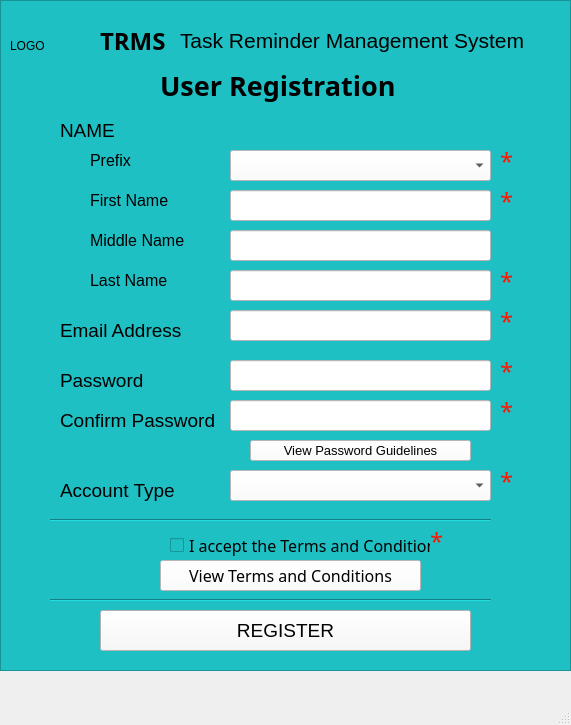
<?xml version="1.0" encoding="UTF-8"?>
<ui version="4.0">
 <class>UserRegistrationWindow</class>
 <widget class="QMainWindow" name="UserRegistrationWindow">
  <property name="geometry">
   <rect>
    <x>0</x>
    <y>0</y>
    <width>571</width>
    <height>725</height>
   </rect>
  </property>
  <property name="font">
   <font>
    <family>Microsoft Sans Serif</family>
    <pointsize>16</pointsize>
   </font>
  </property>
  <property name="windowTitle">
   <string>TRMS - User Registration</string>
  </property>
  <property name="windowIcon">
   <iconset resource="assets.qrc">
    <normaloff>:/images/TRMS-Logo-Without-Text.ico</normaloff>:/images/TRMS-Logo-Without-Text.ico</iconset>
  </property>
  <property name="autoFillBackground">
   <bool>false</bool>
  </property>
  <property name="styleSheet">
   <string notr="true"/>
  </property>
  <widget class="QWidget" name="centralwidget">
   <widget class="QFrame" name="frame">
    <property name="geometry">
     <rect>
      <x>0</x>
      <y>0</y>
      <width>571</width>
      <height>671</height>
     </rect>
    </property>
    <property name="styleSheet">
     <string notr="true">background-color: rgb(31, 192, 196);</string>
    </property>
    <property name="frameShape">
     <enum>QFrame::StyledPanel</enum>
    </property>
    <property name="frameShadow">
     <enum>QFrame::Raised</enum>
    </property>
    <widget class="QLabel" name="emailAddress_label">
     <property name="geometry">
      <rect>
       <x>60</x>
       <y>320</y>
       <width>121</width>
       <height>21</height>
      </rect>
     </property>
     <property name="font">
      <font>
       <family>Segoe UI</family>
       <pointsize>14</pointsize>
       <weight>50</weight>
       <bold>false</bold>
      </font>
     </property>
     <property name="text">
      <string>Email Address</string>
     </property>
    </widget>
    <widget class="QPushButton" name="viewPasswordGuidelines_pushButton">
     <property name="geometry">
      <rect>
       <x>250</x>
       <y>440</y>
       <width>221</width>
       <height>21</height>
      </rect>
     </property>
     <property name="font">
      <font>
       <family>Nirmala UI</family>
       <pointsize>10</pointsize>
      </font>
     </property>
     <property name="styleSheet">
      <string notr="true">background-color: rgb(255, 255, 255);</string>
     </property>
     <property name="text">
      <string>View Password Guidelines</string>
     </property>
    </widget>
    <widget class="QLabel" name="emailAddress_label_2">
     <property name="geometry">
      <rect>
       <x>90</x>
       <y>190</y>
       <width>121</width>
       <height>21</height>
      </rect>
     </property>
     <property name="font">
      <font>
       <family>Segoe UI</family>
       <pointsize>12</pointsize>
      </font>
     </property>
     <property name="text">
      <string>First Name</string>
     </property>
    </widget>
    <widget class="QLineEdit" name="confirmPassword_lineEdit">
     <property name="geometry">
      <rect>
       <x>230</x>
       <y>400</y>
       <width>261</width>
       <height>31</height>
      </rect>
     </property>
     <property name="font">
      <font>
       <family>Segoe UI</family>
       <pointsize>12</pointsize>
      </font>
     </property>
     <property name="toolTip">
      <string>&lt;html&gt;&lt;head/&gt;&lt;body&gt;&lt;p align=&quot;center&quot;&gt;&lt;span style=&quot; font-size:10pt;&quot;&gt;Re-enter Suitable Password&lt;/span&gt;&lt;/p&gt;&lt;p align=&quot;center&quot;&gt;&lt;span style=&quot; font-size:10pt; font-weight:600; color:#000000;&quot;&gt;Password Guidelines:&lt;/span&gt;&lt;/p&gt;&lt;p align=&quot;center&quot;&gt;&lt;span style=&quot; font-family:'Courier New'; font-size:10pt; color:#000000;&quot;&gt;Minimum of seven(7)characters&lt;/span&gt;&lt;/p&gt;&lt;p align=&quot;center&quot;&gt;&lt;span style=&quot; font-family:'Courier New'; font-size:10pt; color:#000000;&quot;&gt;Maximum of twenty(20)characters&lt;/span&gt;&lt;/p&gt;&lt;p align=&quot;center&quot;&gt;&lt;span style=&quot; font-family:'Courier New'; font-size:10pt; color:#000000;&quot;&gt;At least one uppercase letter&lt;/span&gt;&lt;/p&gt;&lt;p align=&quot;center&quot;&gt;&lt;span style=&quot; font-family:'Courier New'; font-size:10pt; color:#000000;&quot;&gt;At least one lowercase letter&lt;/span&gt;&lt;/p&gt;&lt;p align=&quot;center&quot;&gt;&lt;span style=&quot; font-family:'Courier New'; font-size:10pt; color:#000000;&quot;&gt;At least one numeric character&lt;/span&gt;&lt;/p&gt;&lt;p align=&quot;center&quot;&gt;&lt;span style=&quot; font-family:'Courier New'; font-size:10pt; color:#000000;&quot;&gt;At least one special character&lt;/span&gt;&lt;/p&gt;&lt;/body&gt;&lt;/html&gt;</string>
     </property>
     <property name="styleSheet">
      <string notr="true">background-color: rgb(255, 255, 255);</string>
     </property>
     <property name="echoMode">
      <enum>QLineEdit::Password</enum>
     </property>
    </widget>
    <widget class="QLabel" name="label_4">
     <property name="geometry">
      <rect>
       <x>500</x>
       <y>190</y>
       <width>16</width>
       <height>21</height>
      </rect>
     </property>
     <property name="font">
      <font>
       <family>Microsoft New Tai Lue</family>
       <pointsize>18</pointsize>
       <weight>50</weight>
       <bold>false</bold>
      </font>
     </property>
     <property name="styleSheet">
      <string notr="true">color: rgb(255, 21, 0);</string>
     </property>
     <property name="text">
      <string>*</string>
     </property>
    </widget>
    <widget class="QLabel" name="label_5">
     <property name="geometry">
      <rect>
       <x>500</x>
       <y>270</y>
       <width>16</width>
       <height>21</height>
      </rect>
     </property>
     <property name="font">
      <font>
       <family>Microsoft New Tai Lue</family>
       <pointsize>18</pointsize>
       <weight>50</weight>
       <bold>false</bold>
      </font>
     </property>
     <property name="styleSheet">
      <string notr="true">color: rgb(255, 21, 0);</string>
     </property>
     <property name="text">
      <string>*</string>
     </property>
    </widget>
    <widget class="QLabel" name="password_label">
     <property name="geometry">
      <rect>
       <x>60</x>
       <y>370</y>
       <width>121</width>
       <height>21</height>
      </rect>
     </property>
     <property name="font">
      <font>
       <family>Segoe UI</family>
       <pointsize>14</pointsize>
       <weight>50</weight>
       <bold>false</bold>
      </font>
     </property>
     <property name="text">
      <string>Password</string>
     </property>
    </widget>
    <widget class="QLineEdit" name="lastName_lineEdit">
     <property name="geometry">
      <rect>
       <x>230</x>
       <y>270</y>
       <width>261</width>
       <height>31</height>
      </rect>
     </property>
     <property name="font">
      <font>
       <family>Segoe UI</family>
       <pointsize>12</pointsize>
      </font>
     </property>
     <property name="toolTip">
      <string>&lt;html&gt;&lt;head/&gt;&lt;body&gt;&lt;p align=&quot;center&quot;&gt;&lt;span style=&quot; font-size:10pt;&quot;&gt;Enter Last Name&lt;/span&gt;&lt;/p&gt;&lt;/body&gt;&lt;/html&gt;</string>
     </property>
     <property name="styleSheet">
      <string notr="true">background-color: rgb(255, 255, 255);</string>
     </property>
     <property name="echoMode">
      <enum>QLineEdit::Normal</enum>
     </property>
    </widget>
    <widget class="Line" name="form_line">
     <property name="geometry">
      <rect>
       <x>50</x>
       <y>510</y>
       <width>441</width>
       <height>20</height>
      </rect>
     </property>
     <property name="orientation">
      <enum>Qt::Horizontal</enum>
     </property>
    </widget>
    <widget class="QLineEdit" name="emailAddress_lineEdit">
     <property name="geometry">
      <rect>
       <x>230</x>
       <y>310</y>
       <width>261</width>
       <height>31</height>
      </rect>
     </property>
     <property name="font">
      <font>
       <family>Segoe UI</family>
       <pointsize>12</pointsize>
      </font>
     </property>
     <property name="toolTip">
      <string>&lt;html&gt;&lt;head/&gt;&lt;body&gt;&lt;p align=&quot;center&quot;&gt;&lt;span style=&quot; font-size:10pt;&quot;&gt;Enter Valid Email Address&lt;/span&gt;&lt;/p&gt;&lt;/body&gt;&lt;/html&gt;</string>
     </property>
     <property name="styleSheet">
      <string notr="true">background-color: rgb(255, 255, 255);</string>
     </property>
     <property name="echoMode">
      <enum>QLineEdit::Normal</enum>
     </property>
    </widget>
    <widget class="QLabel" name="label_9">
     <property name="geometry">
      <rect>
       <x>430</x>
       <y>530</y>
       <width>16</width>
       <height>21</height>
      </rect>
     </property>
     <property name="font">
      <font>
       <family>Microsoft New Tai Lue</family>
       <pointsize>18</pointsize>
       <weight>50</weight>
       <bold>false</bold>
      </font>
     </property>
     <property name="styleSheet">
      <string notr="true">color: rgb(255, 21, 0);</string>
     </property>
     <property name="text">
      <string>*</string>
     </property>
    </widget>
    <widget class="QLabel" name="label_2">
     <property name="geometry">
      <rect>
       <x>100</x>
       <y>20</y>
       <width>71</width>
       <height>41</height>
      </rect>
     </property>
     <property name="font">
      <font>
       <family>Myriad Hebrew</family>
       <pointsize>18</pointsize>
       <weight>75</weight>
       <bold>true</bold>
      </font>
     </property>
     <property name="text">
      <string>TRMS - </string>
     </property>
    </widget>
    <widget class="QLabel" name="label_7">
     <property name="geometry">
      <rect>
       <x>500</x>
       <y>400</y>
       <width>16</width>
       <height>21</height>
      </rect>
     </property>
     <property name="font">
      <font>
       <family>Microsoft New Tai Lue</family>
       <pointsize>18</pointsize>
       <weight>50</weight>
       <bold>false</bold>
      </font>
     </property>
     <property name="styleSheet">
      <string notr="true">color: rgb(255, 21, 0);</string>
     </property>
     <property name="text">
      <string>*</string>
     </property>
    </widget>
    <widget class="QPushButton" name="register_pushButton">
     <property name="geometry">
      <rect>
       <x>100</x>
       <y>610</y>
       <width>371</width>
       <height>41</height>
      </rect>
     </property>
     <property name="font">
      <font>
       <family>MS Shell Dlg 2</family>
       <pointsize>14</pointsize>
       <weight>50</weight>
       <bold>false</bold>
      </font>
     </property>
     <property name="styleSheet">
      <string notr="true">background-color: rgb(248, 248, 248);</string>
     </property>
     <property name="text">
      <string>REGISTER</string>
     </property>
    </widget>
    <widget class="QLineEdit" name="password_lineEdit">
     <property name="geometry">
      <rect>
       <x>230</x>
       <y>360</y>
       <width>261</width>
       <height>31</height>
      </rect>
     </property>
     <property name="font">
      <font>
       <family>Segoe UI</family>
       <pointsize>12</pointsize>
      </font>
     </property>
     <property name="toolTip">
      <string>&lt;html&gt;&lt;head/&gt;&lt;body&gt;&lt;p align=&quot;center&quot;&gt;&lt;span style=&quot; font-size:10pt;&quot;&gt;Enter Suitable Password&lt;/span&gt;&lt;/p&gt;&lt;p align=&quot;center&quot;&gt;&lt;span style=&quot; font-size:10pt; font-weight:600; color:#000000;&quot;&gt;Password Guidelines:&lt;/span&gt;&lt;/p&gt;&lt;p align=&quot;center&quot;&gt;&lt;span style=&quot; font-family:'Courier New'; font-size:10pt; color:#000000;&quot;&gt;Minimum of seven(7)characters&lt;/span&gt;&lt;/p&gt;&lt;p align=&quot;center&quot;&gt;&lt;span style=&quot; font-family:'Courier New'; font-size:10pt; color:#000000;&quot;&gt;Maximum of twenty(20)characters&lt;/span&gt;&lt;/p&gt;&lt;p align=&quot;center&quot;&gt;&lt;span style=&quot; font-family:'Courier New'; font-size:10pt; color:#000000;&quot;&gt;At least one uppercase letter&lt;/span&gt;&lt;/p&gt;&lt;p align=&quot;center&quot;&gt;&lt;span style=&quot; font-family:'Courier New'; font-size:10pt; color:#000000;&quot;&gt;At least one lowercase letter&lt;/span&gt;&lt;/p&gt;&lt;p align=&quot;center&quot;&gt;&lt;span style=&quot; font-family:'Courier New'; font-size:10pt; color:#000000;&quot;&gt;At least one numeric character&lt;/span&gt;&lt;/p&gt;&lt;p align=&quot;center&quot;&gt;&lt;span style=&quot; font-family:'Courier New'; font-size:10pt; color:#000000;&quot;&gt;At least one special character&lt;/span&gt;&lt;/p&gt;&lt;/body&gt;&lt;/html&gt;</string>
     </property>
     <property name="styleSheet">
      <string notr="true">background-color: rgb(255, 255, 255);</string>
     </property>
     <property name="echoMode">
      <enum>QLineEdit::Password</enum>
     </property>
    </widget>
    <widget class="QLabel" name="label_3">
     <property name="geometry">
      <rect>
       <x>180</x>
       <y>20</y>
       <width>371</width>
       <height>41</height>
      </rect>
     </property>
     <property name="font">
      <font>
       <pointsize>16</pointsize>
      </font>
     </property>
     <property name="text">
      <string>Task Reminder Management System</string>
     </property>
    </widget>
    <widget class="QLabel" name="accountType_label">
     <property name="geometry">
      <rect>
       <x>60</x>
       <y>480</y>
       <width>121</width>
       <height>21</height>
      </rect>
     </property>
     <property name="font">
      <font>
       <family>Segoe UI</family>
       <pointsize>14</pointsize>
       <weight>50</weight>
       <bold>false</bold>
      </font>
     </property>
     <property name="text">
      <string>Account Type</string>
     </property>
    </widget>
    <widget class="QLabel" name="label_6">
     <property name="geometry">
      <rect>
       <x>500</x>
       <y>360</y>
       <width>16</width>
       <height>21</height>
      </rect>
     </property>
     <property name="font">
      <font>
       <family>Microsoft New Tai Lue</family>
       <pointsize>18</pointsize>
       <weight>50</weight>
       <bold>false</bold>
      </font>
     </property>
     <property name="styleSheet">
      <string notr="true">color: rgb(255, 21, 0);</string>
     </property>
     <property name="text">
      <string>*</string>
     </property>
    </widget>
    <widget class="QCheckBox" name="termsAndConditions_checkBox">
     <property name="geometry">
      <rect>
       <x>170</x>
       <y>530</y>
       <width>261</width>
       <height>31</height>
      </rect>
     </property>
     <property name="font">
      <font>
       <family>Microsoft Tai Le</family>
       <pointsize>12</pointsize>
      </font>
     </property>
     <property name="toolTip">
      <string>&lt;html&gt;&lt;head/&gt;&lt;body&gt;&lt;p align=&quot;center&quot;&gt;&lt;span style=&quot; font-size:10pt;&quot;&gt;Review Terms and Conditions before Agreeing&lt;/span&gt;&lt;/p&gt;&lt;/body&gt;&lt;/html&gt;</string>
     </property>
     <property name="text">
      <string>I accept the Terms and Conditions</string>
     </property>
    </widget>
    <widget class="QLineEdit" name="middleName_lineEdit">
     <property name="geometry">
      <rect>
       <x>230</x>
       <y>230</y>
       <width>261</width>
       <height>31</height>
      </rect>
     </property>
     <property name="font">
      <font>
       <family>Segoe UI</family>
       <pointsize>12</pointsize>
      </font>
     </property>
     <property name="toolTip">
      <string>&lt;html&gt;&lt;head/&gt;&lt;body&gt;&lt;p align=&quot;center&quot;&gt;&lt;span style=&quot; font-size:10pt;&quot;&gt;Enter Middle Name&lt;/span&gt;&lt;/p&gt;&lt;/body&gt;&lt;/html&gt;</string>
     </property>
     <property name="styleSheet">
      <string notr="true">background-color: rgb(255, 255, 255);</string>
     </property>
     <property name="echoMode">
      <enum>QLineEdit::Normal</enum>
     </property>
    </widget>
    <widget class="QLabel" name="confirmPassword_label">
     <property name="geometry">
      <rect>
       <x>60</x>
       <y>410</y>
       <width>161</width>
       <height>21</height>
      </rect>
     </property>
     <property name="font">
      <font>
       <family>Segoe UI</family>
       <pointsize>14</pointsize>
       <weight>50</weight>
       <bold>false</bold>
      </font>
     </property>
     <property name="text">
      <string>Confirm Password</string>
     </property>
    </widget>
    <widget class="QLabel" name="emailAddress_label_4">
     <property name="geometry">
      <rect>
       <x>90</x>
       <y>270</y>
       <width>121</width>
       <height>21</height>
      </rect>
     </property>
     <property name="font">
      <font>
       <family>Segoe UI</family>
       <pointsize>12</pointsize>
      </font>
     </property>
     <property name="text">
      <string>Last Name</string>
     </property>
    </widget>
    <widget class="QComboBox" name="accountType_comboBox">
     <property name="geometry">
      <rect>
       <x>230</x>
       <y>470</y>
       <width>261</width>
       <height>31</height>
      </rect>
     </property>
     <property name="font">
      <font>
       <family>Segoe UI</family>
       <pointsize>12</pointsize>
      </font>
     </property>
     <property name="toolTip">
      <string>&lt;html&gt;&lt;head/&gt;&lt;body&gt;&lt;p align=&quot;center&quot;&gt;&lt;span style=&quot; font-size:10pt;&quot;&gt;Select Suitable Account Type&lt;/span&gt;&lt;/p&gt;&lt;/body&gt;&lt;/html&gt;</string>
     </property>
     <property name="styleSheet">
      <string notr="true">background-color: rgb(255, 255, 255);</string>
     </property>
    </widget>
    <widget class="Line" name="form_line_2">
     <property name="geometry">
      <rect>
       <x>50</x>
       <y>590</y>
       <width>441</width>
       <height>20</height>
      </rect>
     </property>
     <property name="orientation">
      <enum>Qt::Horizontal</enum>
     </property>
    </widget>
    <widget class="QLabel" name="logo_label">
     <property name="geometry">
      <rect>
       <x>10</x>
       <y>20</y>
       <width>81</width>
       <height>51</height>
      </rect>
     </property>
     <property name="text">
      <string>LOGO</string>
     </property>
    </widget>
    <widget class="QLabel" name="label_10">
     <property name="geometry">
      <rect>
       <x>500</x>
       <y>310</y>
       <width>16</width>
       <height>21</height>
      </rect>
     </property>
     <property name="font">
      <font>
       <family>Microsoft New Tai Lue</family>
       <pointsize>18</pointsize>
       <weight>50</weight>
       <bold>false</bold>
      </font>
     </property>
     <property name="styleSheet">
      <string notr="true">color: rgb(255, 21, 0);</string>
     </property>
     <property name="text">
      <string>*</string>
     </property>
    </widget>
    <widget class="QLineEdit" name="firstName_lineEdit">
     <property name="geometry">
      <rect>
       <x>230</x>
       <y>190</y>
       <width>261</width>
       <height>31</height>
      </rect>
     </property>
     <property name="font">
      <font>
       <family>Segoe UI</family>
       <pointsize>12</pointsize>
      </font>
     </property>
     <property name="toolTip">
      <string>&lt;html&gt;&lt;head/&gt;&lt;body&gt;&lt;p align=&quot;center&quot;&gt;&lt;span style=&quot; font-size:10pt;&quot;&gt;Enter First Name&lt;/span&gt;&lt;/p&gt;&lt;/body&gt;&lt;/html&gt;</string>
     </property>
     <property name="styleSheet">
      <string notr="true">background-color: rgb(255, 255, 255);</string>
     </property>
    </widget>
    <widget class="QLabel" name="emailAddress_label_3">
     <property name="geometry">
      <rect>
       <x>90</x>
       <y>230</y>
       <width>121</width>
       <height>21</height>
      </rect>
     </property>
     <property name="font">
      <font>
       <family>Segoe UI</family>
       <pointsize>12</pointsize>
      </font>
     </property>
     <property name="text">
      <string>Middle Name</string>
     </property>
    </widget>
    <widget class="QLabel" name="name_label">
     <property name="geometry">
      <rect>
       <x>60</x>
       <y>120</y>
       <width>121</width>
       <height>21</height>
      </rect>
     </property>
     <property name="font">
      <font>
       <family>Segoe UI</family>
       <pointsize>14</pointsize>
       <weight>50</weight>
       <bold>false</bold>
      </font>
     </property>
     <property name="text">
      <string>NAME</string>
     </property>
    </widget>
    <widget class="QLabel" name="label">
     <property name="geometry">
      <rect>
       <x>160</x>
       <y>60</y>
       <width>251</width>
       <height>51</height>
      </rect>
     </property>
     <property name="font">
      <font>
       <family>Malgun Gothic</family>
       <pointsize>20</pointsize>
       <weight>75</weight>
       <bold>true</bold>
      </font>
     </property>
     <property name="text">
      <string>User Registration</string>
     </property>
    </widget>
    <widget class="QLabel" name="label_8">
     <property name="geometry">
      <rect>
       <x>500</x>
       <y>470</y>
       <width>16</width>
       <height>21</height>
      </rect>
     </property>
     <property name="font">
      <font>
       <family>Microsoft New Tai Lue</family>
       <pointsize>18</pointsize>
       <weight>50</weight>
       <bold>false</bold>
      </font>
     </property>
     <property name="styleSheet">
      <string notr="true">color: rgb(255, 21, 0);</string>
     </property>
     <property name="text">
      <string>*</string>
     </property>
    </widget>
    <widget class="QPushButton" name="viewTermsAndConditions_pushButton">
     <property name="geometry">
      <rect>
       <x>160</x>
       <y>560</y>
       <width>261</width>
       <height>31</height>
      </rect>
     </property>
     <property name="font">
      <font>
       <family>Nirmala UI Semilight</family>
       <pointsize>12</pointsize>
      </font>
     </property>
     <property name="styleSheet">
      <string notr="true">background-color: rgb(255, 255, 255);</string>
     </property>
     <property name="text">
      <string>View Terms and Conditions</string>
     </property>
    </widget>
    <widget class="QLabel" name="emailAddress_label_5">
     <property name="geometry">
      <rect>
       <x>90</x>
       <y>150</y>
       <width>121</width>
       <height>21</height>
      </rect>
     </property>
     <property name="font">
      <font>
       <family>Segoe UI</family>
       <pointsize>12</pointsize>
      </font>
     </property>
     <property name="text">
      <string>Prefix</string>
     </property>
    </widget>
    <widget class="QLabel" name="label_11">
     <property name="geometry">
      <rect>
       <x>500</x>
       <y>150</y>
       <width>16</width>
       <height>21</height>
      </rect>
     </property>
     <property name="font">
      <font>
       <family>Microsoft New Tai Lue</family>
       <pointsize>18</pointsize>
       <weight>50</weight>
       <bold>false</bold>
      </font>
     </property>
     <property name="styleSheet">
      <string notr="true">color: rgb(255, 21, 0);</string>
     </property>
     <property name="text">
      <string>*</string>
     </property>
    </widget>
    <widget class="QComboBox" name="namePrefix_comboBox">
     <property name="geometry">
      <rect>
       <x>230</x>
       <y>150</y>
       <width>261</width>
       <height>31</height>
      </rect>
     </property>
     <property name="font">
      <font>
       <family>Segoe UI</family>
       <pointsize>12</pointsize>
      </font>
     </property>
     <property name="toolTip">
      <string>&lt;html&gt;&lt;head/&gt;&lt;body&gt;&lt;p align=&quot;center&quot;&gt;&lt;span style=&quot; font-size:10pt;&quot;&gt;Select Suitable Account Type&lt;/span&gt;&lt;/p&gt;&lt;/body&gt;&lt;/html&gt;</string>
     </property>
     <property name="styleSheet">
      <string notr="true">background-color: rgb(255, 255, 255);</string>
     </property>
    </widget>
   </widget>
  </widget>
  <widget class="QMenuBar" name="userRegistrationWindow_menubar">
   <property name="geometry">
    <rect>
     <x>0</x>
     <y>0</y>
     <width>571</width>
     <height>31</height>
    </rect>
   </property>
  </widget>
  <widget class="QStatusBar" name="statusbar"/>
 </widget>
 <resources>
  <include location="assets.qrc"/>
 </resources>
 <connections/>
</ui>
